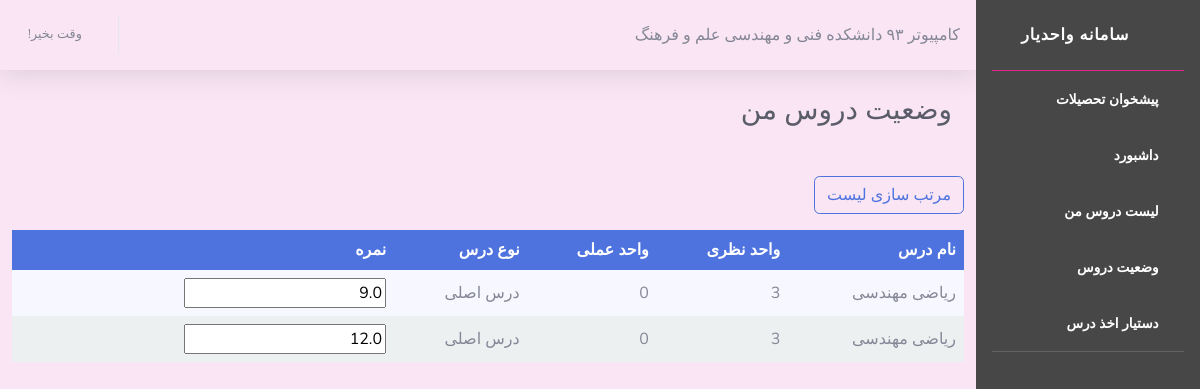
Page /courseSituation/1/ on the committed database.
### core/models.py (models this page shows, shortened)
class Study(models.Model):
    student = models.ForeignKey(
        User,
        on_delete=models.CASCADE,
        verbose_name="دانشجو"
    )
    chart = models.ForeignKey(
        'Chart',
        on_delete=models.CASCADE,
        verbose_name="چارت"
    )
    class Meta:
        verbose_name=u'مقطع تحصیلی '
        verbose_name_plural=u'مقاطع تحصیلی '

class Chart(models.Model):
    title = models.CharField(verbose_name="عنوان چارت" ,max_length = 40)
    is_active = models.BooleanField(verbose_name="فعال بودن")
    degree = models.IntegerField(choices=DEGREE_TYPE_CHOISES, verbose_name="مقطع تحصیلی")
    acceptance_date = models.DateField(verbose_name="تاریخ تصویب")
    course = models.ManyToManyField("Course" , null=True , blank=True)
    faculty = models.ForeignKey(
        'Faculty',
        on_delete=models.CASCADE,
        verbose_name="دانشکده"
    )
    class Meta:
        verbose_name=u'چارت تحصیلی '
        verbose_name_plural=u'چارت‌های تحصیلی'
    def __str__(self):
        return f" {self.title} دانشکده {self.faculty}"

class Faculty(models.Model):
    name = models.CharField(verbose_name="نام دانشکده" , max_length = 40)
    university = models.ForeignKey(
        'University',
        on_delete=models.CASCADE,
        verbose_name="نام دانشگاه"
    )
    class Meta:
        verbose_name=u'دانشکده '
        verbose_name_plural=u'دانشکده‌ها '
    def __str__(self):
        return f"{self.name} {self.university.name}"

class University(models.Model):
    name = models.CharField(verbose_name="نام دانشگاه", max_length = 40)
    has_associates_degree = models.NullBooleanField(verbose_name="مقطع کاردانی")
    has_bachelors_degree = models.NullBooleanField(verbose_name="مقطع کارشناسی")
    has_masters_degree = models.NullBooleanField(verbose_name="مقطع کارشناسی ارشد")
    has_doctorate_degree = models.NullBooleanField(verbose_name="مقطع دکتری")
    class Meta:
        verbose_name=u' دانشگاه'
        verbose_name_plural=u'دانشگاه‌ها '

class Score(models.Model):
    value = models.FloatField(verbose_name="نمره")
    is_counted = models.BooleanField(verbose_name='محاسبه شود', default=False)
    study = models.ForeignKey(
        'Study',
        on_delete=models.CASCADE,
        verbose_name="تحصیل"
    )
    course = models.ForeignKey(
        'Course',
        on_delete=models.CASCADE,
        verbose_name="درس"
    )
    class Meta:
        verbose_name=u'نمره '
        verbose_name_plural=u'نمره‌ها '

class Course(models.Model):
    title = models.CharField(verbose_name="عنوان",max_length = 20)
    course_type = models.IntegerField(choices=COURSE_TYPE_CHOISES, verbose_name="نوع درس")
    vahed_nazari = models.IntegerField(verbose_name="تعداد واحد نظری")
    vahed_amali = models.IntegerField(verbose_name="تعداد واحد عملی")
    corequisite_courses = models.ManyToManyField( #همنیاز
        'self',
        verbose_name="هم‌نیاز",
        related_name="corequisites",
        blank=True
    )
    prerequisite_courses = models.ManyToManyField(
        'self',
        verbose_name="پیش‌نیاز",
        related_name="prerequisites",
        blank=True
    )
    class Meta:
        verbose_name=u'درس '
        verbose_name_plural=u'درس‌ها '

### core/views.py (the view)
# urls.py: path('courseSituation/<int:study_id>/', views.get_courseSituation, name='courseSituation'),
def get_courseSituation(request, study_id):
    if request.method == "GET":
        study = Study.objects.get(pk=study_id)
        courses = Course.objects.all()
        scores = study.score_set.all()
        request.session['study_id'] = study_id
        return render(request, 'core/CourseSituation.html', {
            'scores': scores,
            'study': study
        })
    if request.method == 'POST':
        pass

### core/templates/core/CourseSituation.html (shortened to what this page needs)
{% extends "core/layout.html" %}
{% block edu %}
{{ study.chart }}
{% endblock edu %}
{% block content %}
        <div class="container-fluid">
          <div class=" text-right mb-4">
            <h1 class="h3 mb-5 text-gray-800 d-print-none">وضعیت دروس من</h1>
          </div>
          <div class="row table-responsive-sm table-responsive-md">
          <p><button class="btn btn-outline-primary d-print-none" onclick="sortTable()"> مرتب سازی لیست </button></p>
            <table class="custom-table" id="courseSituationId">
              <thead>
                  <tr>
                      <th>نام درس</th>
                      <th>واحد نظری</th>
                      <th>واحد عملی</th>
                      <th>نوع درس </th>
                      <th> نمره</th>
                      <th class="d-print-none"> <a href="javascript:window.print()"><i class="fa fa-print"></i>  </a>  </th>
                  </tr>
              </thead>
              <tbody>
                    {% for score in scores %}
                        <tr class="toggler toggler1">
                            <td>{{score.course.title}} </td>
                            <td>{{score.course.vahed_nazari}}</td>
                            <td>{{score.course.vahed_amali}}</td>
                            <td>{{score.course.get_course_type_display}} </td>
                            <td>
                              <input class="score-input" id="{{ score.course.id }}" value="{{score.value }}" type='text' placeholder='نمره'>
                            </td>
                            <td>
                            <button
                            class="fa fa-check check-btn d-print-none" data-id="{{ score.course.id }}"
                            onclick="handleSubmit('{% url 'updateScore' study_id=request.session.study_id course_id=score.course.id %}', this)">
                            </button></td>
                        </tr>
                    {% endfor %}
              </tbody>
          </table>
          </div>
        </div>
 {% endblock content %}

### core/static/core/css/main.css (style rules this page uses)
body { direction: rtl; }
.custom-table { border-collapse: collapse; width: 100%; }
.custom-table th, .custom-table td { text-align: right; padding: 8px; }
.custom-table th { color: #fff }
.custom-table tr:nth-child(odd) { background-color: #f7f7ff }
.custom-table>thead>tr { background-color: #4e73df !important }
.toggler { display: none }
.toggler1 { display: table-row; }
.custom-table a { color: #0033cc; }
tbody { background: #ecf0f1; }
.check-btn { color: green; border: none; background: transparent !important; font-size: 1.2em }

### rows in the picture
Study: chart "کامپیوتر ۹۳ دانشکده فنی و مهندسی علم و فرهنگ"
Score: course "ریاضی مهندسی", course.vahed_nazari "3", course.vahed_amali "0", course.course_type "درس اصلی", value "9.0"
Score: course "ریاضی مهندسی", course.vahed_nazari "3", course.vahed_amali "0", course.course_type "درس اصلی", value "12.0"
